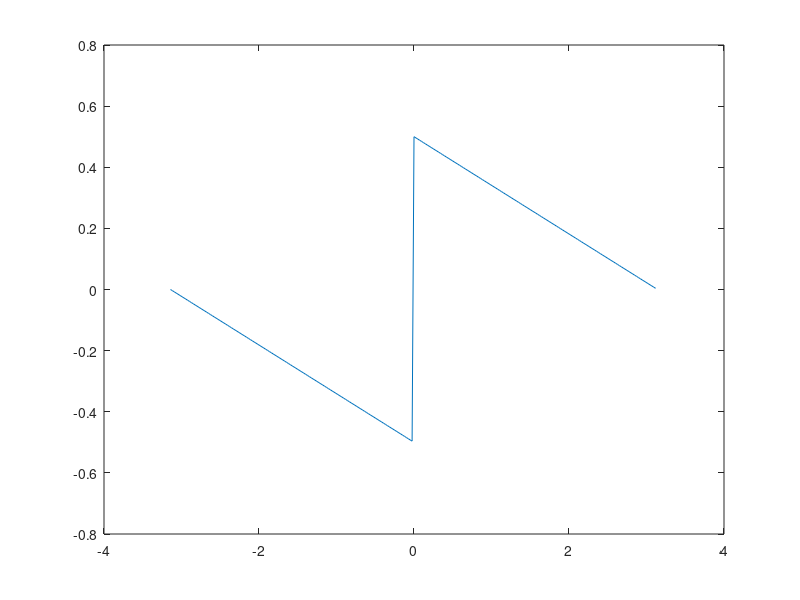
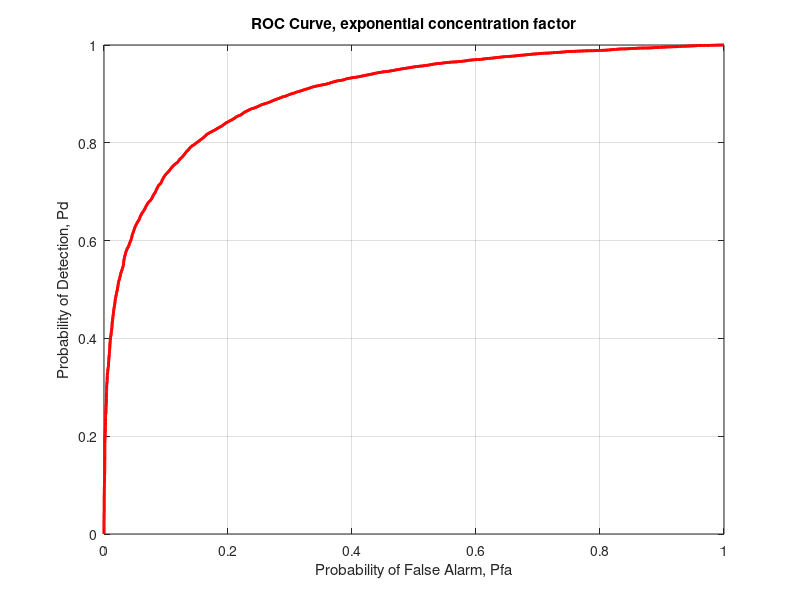

These charts were generated, in order, by the following MATLAB code: (Note: this script raises an error after producing the figures.)
%% Receiver Operating Characteristic (ROC) curve
% This script plots the ROC for the Gibbs concentration factor 
% and a 5-point detector.

close all; clear all; clc

%% Initialization 
% Define the Fourier modes
nModes = 32;
fourModes = (-nModes:nModes).';

% Generate a (periodic) physical space grid
nGridPts = 256;
xl = -pi; xr = pi; h = (xr-xl)/nGridPts;
x = xl + h*(0:nGridPts-1).';
stencil = h*(-1:1).';

%% Define the function
fx = ( (pi-x) .* (x>=0) + (-x-pi) .* (x<0) )/(2*pi);
plot(x,fx);

%% Concentration factor definitions
% We use the trigonometric/Gibbs concentration factor
Sipi = 1.85193705198247;					% Value of Si(pi)
cfac_t = pi * sin( pi*abs(fourModes)/nModes )/Sipi;
D = abs(fourModes)/nModes; % This is used to make the computation of cface easier.
p = 1; % p is the order.
cfac_p = p*pi*(abs(fourModes)/nModes).^p; %Polynomial concentration factor. 


%% Noise characteristics
% We consider zero mean, additive white Gaussian nose of variance rho^2
rho2 = 3.5/nModes^2;

%% Calculate the Fourier coefficients
fHat = 1./(2i*pi*fourModes); fHat(fourModes==0) = 0;

%% Covariance Structure
% Compute covariance matrix for the choice of concentration factor and 
% detection stencil
% cov = eye( length(stencil) );
%cov = covariance(stencil, cfac, rho2, nModes);

N = nModes;
k = (-N:N).';						% Fourier modes
len = length(stencil);
cov = zeros(len);
% Compute the covariance matrix.
cov(1,1) = sum((rho2) * real(cfac_t.^2));
cov(2,2) = sum((rho2) * real(cfac_p.^2));
cov(3,3) = sum((rho2) * real(cfac_t.^2));
cov(1,2) = sum((rho2) * real((cfac_t.*cfac_p).*exp(1i.*k.* (stencil(1)-stencil(2)))));
cov(1,3) = sum((rho2) * real((cfac_t.^2).*exp(1i.*k.* (stencil(1)-stencil(3)))));
cov(2,1) = sum((rho2) * real((cfac_t.*cfac_p).*exp(1i.*k.* (stencil(2)-stencil(1)))));
cov(2,3) = sum((rho2) * real((cfac_t.*cfac_p).*exp(1i.*k.* (stencil(2)-stencil(3)))));
cov(3,1) = sum((rho2) * real((cfac_t.^2).*exp(1i.*k.* (stencil(3)-stencil(1)))));
cov(3,2) = sum((rho2) * real((cfac_t.*cfac_p).*exp(1i.*k.* (stencil(3)-stencil(2)))));
% SNR
Exponent_factor_1 = exp( 1i*stencil(1) * fourModes.');
Exponent_factor_2 = exp( 1i*stencil(2) * fourModes.');
Exponent_factor_3 = exp( 1i*stencil(3) * fourModes.');
jmpFncCfs_1 = 1i * fHat .* sign(fourModes) .* cfac_t;
jmpFncCfs_2 = 1i * fHat .* sign(fourModes) .* cfac_p;
jmpFncCfs_3 = 1i * fHat .* sign(fourModes) .* cfac_t;
template_1 = real(Exponent_factor_1 * jmpFncCfs_1);
template_2 = real(Exponent_factor_2 * jmpFncCfs_2);
template_3 = real(Exponent_factor_3 * jmpFncCfs_3);
template(1) = template_1; template(2) = template_2; template(3) = template_3; template = template';
snr = real( template.'*inv(cov)*template );

%% Generate ROC curve
% Generate ROC curve using Monte-Carlo methods
nIter = 10000;                      % No. of iterations
nROCPts = 2000;                      % How many data points do we want in 
                                    % ROC curve?
gamma = linspace(-10,10,nROCPts).';	% Range of thresholds to generate ROC

pfa = zeros(nROCPts, 1);
pd  = zeros(nROCPts, 1);

for l = 1:nIter
    
    % Generate realization of noise
    % ZMAWGN
	n = sqrt(rho2/2)*randn(2*nModes+1,1) + ...
                1i*sqrt(rho2/2)*randn(2*nModes+1,1);
    
    % Generate Fourier modes of the null and alternate hypothesis by adding
    % noise
    fHat_null = n;
    fHat_alt  = fHat + n;

    % Compute the concentration jump approximation
    % For the null hypothesis
    jmpFncCfs_1 = 1i * fHat_null .* sign(fourModes) .* cfac_t;
    jmpFncCfs_2 = 1i * fHat_null .* sign(fourModes) .* cfac_p;
    jmpFncCfs_3 = 1i * fHat_null .* sign(fourModes) .* cfac_t;
    f_null(1) = Exponent_factor_1 * jmpFncCfs_1;
    f_null(2) = Exponent_factor_2 * jmpFncCfs_2;
    f_null(3) = Exponent_factor_3 * jmpFncCfs_3;


    % Did the detector register a false alarm?
    pfa = pfa + ( template.'*inv(cov)*f_null' > gamma );
	
    % And now, for the alternate hypothesis
    jmpFncCfs_1 = 1i * fHat_alt .* sign(fourModes) .* cfac_t;
    jmpFncCfs_2 = 1i * fHat_alt .* sign(fourModes) .* cfac_p;
    jmpFncCfs_3 = 1i * fHat_alt .* sign(fourModes) .* cfac_t;
    f_alt(1) = Exponent_factor_1 * jmpFncCfs_1;
    f_alt(2) = Exponent_factor_2 * jmpFncCfs_2;
    f_alt(3) = Exponent_factor_3 * jmpFncCfs_3;

    % Did the detector see the jump?
    pd = pd + ( template.'*inv(cov)*f_alt' > gamma );
    	
end

pfa = pfa/nIter; pd = pd/nIter;

%% Plot ROC cruve
figure; plot(pfa, pd, 'r-', 'linewidth', 2); hold on
title 'ROC Curve, exponential concentration factor'
grid on
xlabel 'Probability of False Alarm, Pfa'; 
ylabel 'Probability of Detection, Pd'

% Analytic ROC curve 
% This can be worked out in terms of the Q (right tail Gaussian 
% probability) function; see, for example, Fundamentals of Statistical 
% Signal Processing: Detection Theory (Vol 1), Steven Kay
pfa = linspace(0, 1, nROCPts);
pd = Q(Qinv(pfa) - sqrt(snr));
plot(pfa, pd, 'b--', 'linewidth', 2)
legend('Monte Carlo Simulation', 'Analytic')